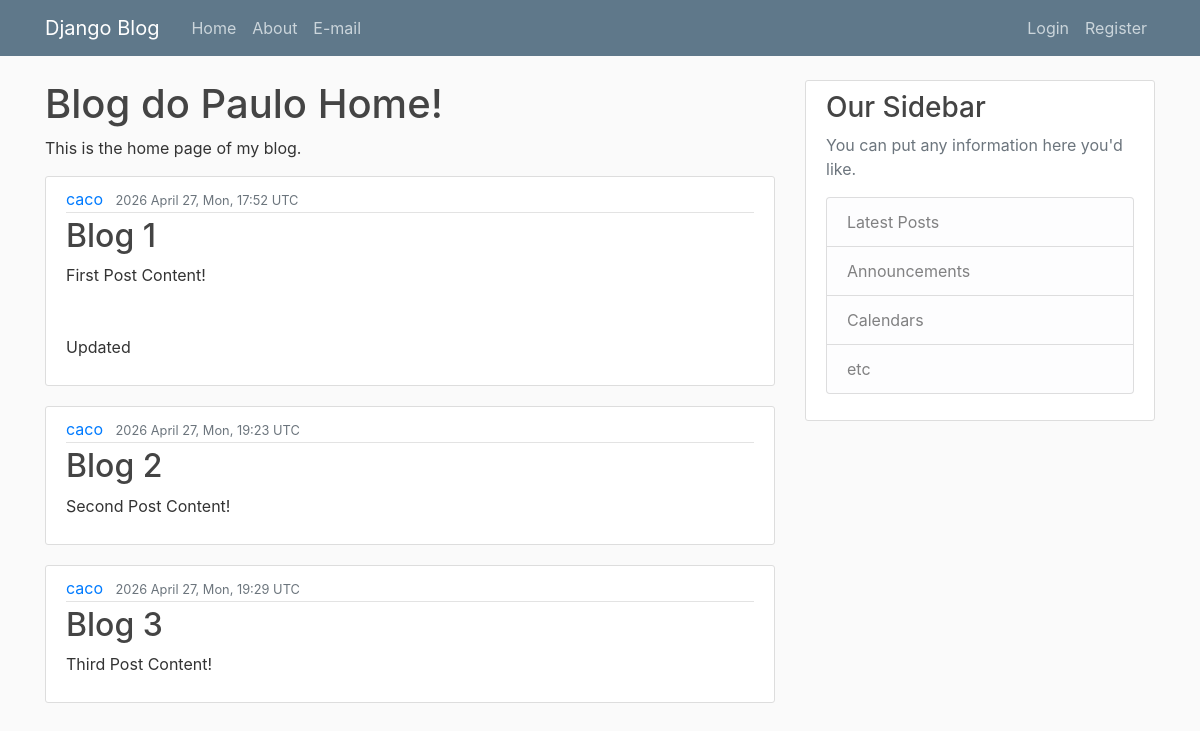
The page / on the database its author committed.
### blog/models.py (models this page shows, shortened)
class Post(models.Model):
    title = models.CharField(max_length=100)
    content = models.TextField()
    date_posted = models.DateTimeField(auto_now_add = True)
    date_updated = models.DateTimeField(default = timezone.now)
    author = models.ForeignKey(User, on_delete=models.CASCADE)

### blog/views.py (the view)
# urls.py: path('', views.home, name = 'blog-home'),
def home(request):
    context = {
        'posts': Post.objects.all()
    }
    return render(request, 'blog/home.html', context)

### blog/templates/blog/home.html
{% extends "blog/base.html" %}
{% block content %}
    <h1>Blog do Paulo Home!</h1>
    <p>This is the home page of my blog.</p>
    {% for post in posts%}
        <article class="media content-section">
            <div class="media-body">
                <div class="article-metadata">
                <a class="mr-2" href="#">{{ post.author }}</a>
                <small class="text-muted">{{ post.date_posted|date:"Y F d, D, H:i e"}}</small>
                </div>
                <h2><a class="article-title" href="#">{{ post.title }}</a></h2>
                <p class="article-content">{{ post.content }}</p>
            </div>
        </article>
    {% endfor %}
{% endblock content %}

### blog/static/blog/main.css (style rules this page uses)
body { background: #fafafa; color: #333333; margin-top: 5rem; }
h1, h2, h3, h4, h5, h6 { color: #444444; }
.content-section { background: #ffffff; padding: 10px 20px; border: 1px solid #dddddd; border-radius: 3px; margin-bottom: 20px; }
.article-title { color: #444444; }
.article-content { white-space: pre-line; }
.article-metadata { padding-bottom: 1px; margin-bottom: 4px; border-bottom: 1px solid #e3e3e3 }

### rows shown on the page
Post: author "caco", date_posted "2026 April 27, Mon, 17:52 UTC", title "Blog 1", content "First Post Content! Updated"
Post: author "caco", date_posted "2026 April 27, Mon, 19:23 UTC", title "Blog 2", content "Second Post Content!"
Post: author "caco", date_posted "2026 April 27, Mon, 19:29 UTC", title "Blog 3", content "Third Post Content!"
